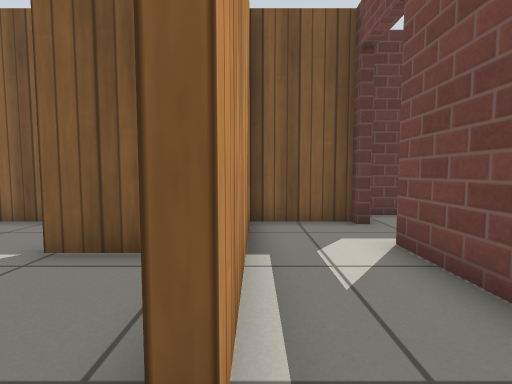
view 1 (above)

17 first-person views from a walk through a Gazebo world. The camera is 0.6 m above the floor, tilts 4° down and sees 85° across. The floor is counted in squares, 0.5 m on a side. Each view is taken from the middle of a square. On the plan, view 1 faces up. The plan holds only what a view shows up to about 12 squares ahead; the rest is blank. Gazebo's built-in surfaces are drawn with simple patterns.

view 2
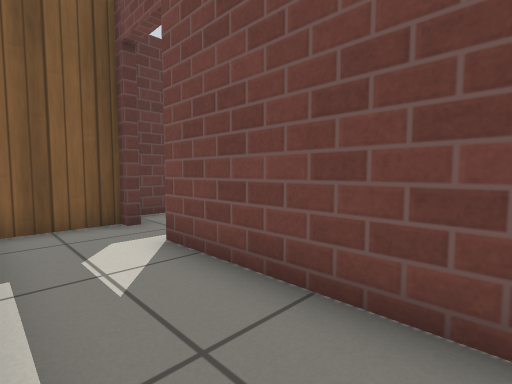

view 3
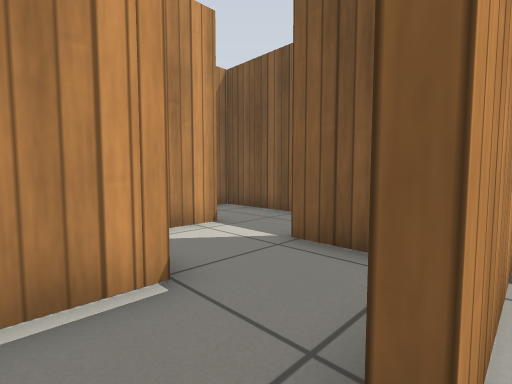

view 4
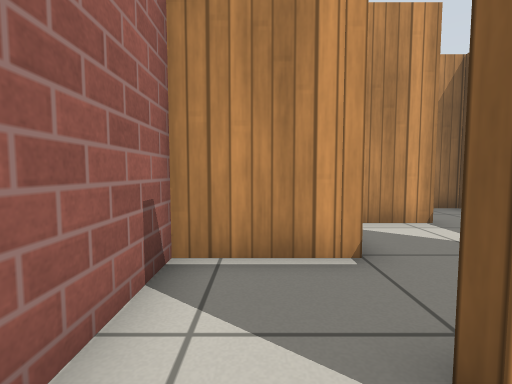

view 5
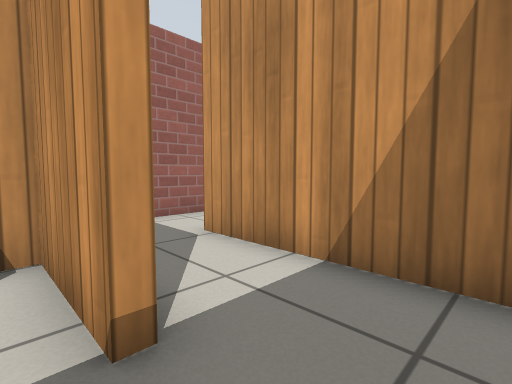

view 6
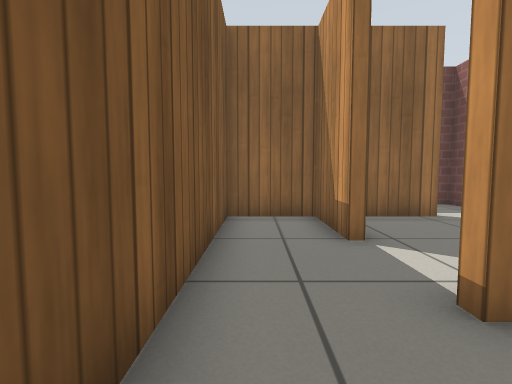

view 7
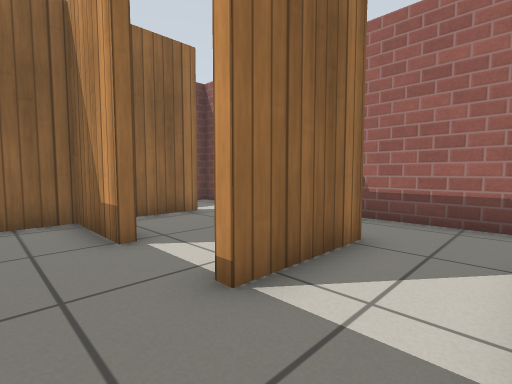

view 8
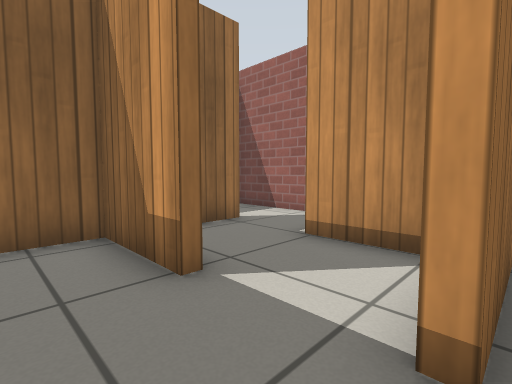

view 9
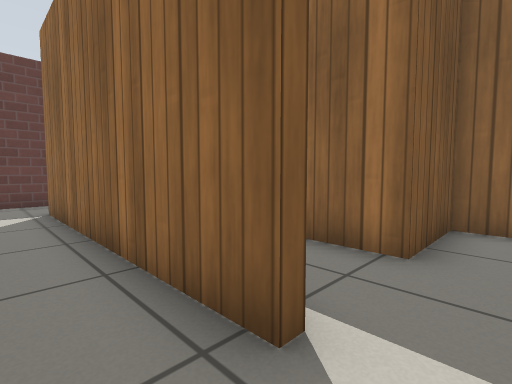

view 10
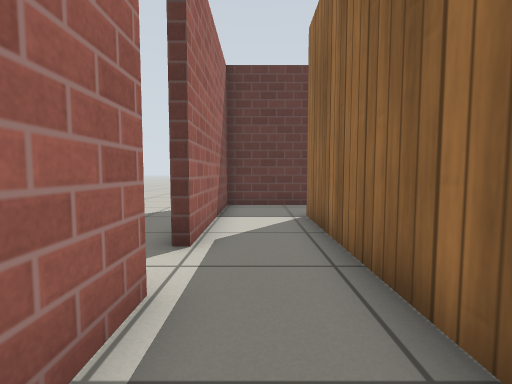

view 11
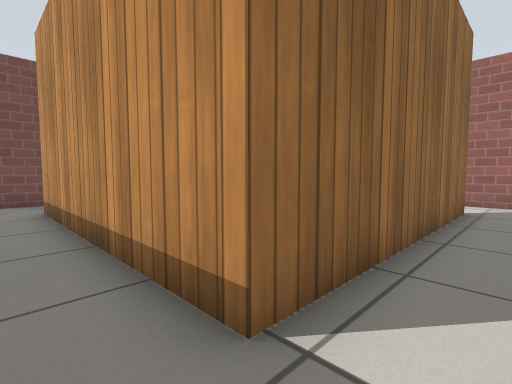

view 12
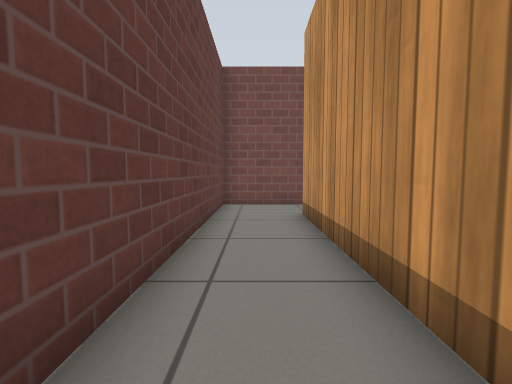

view 13
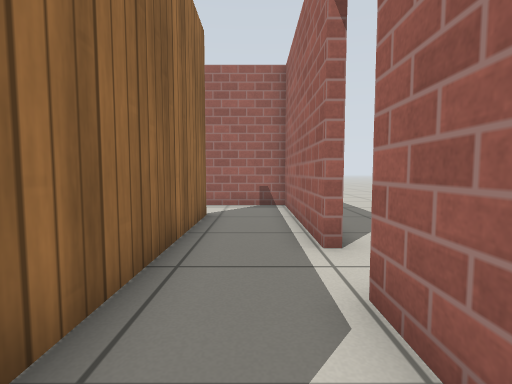

view 14
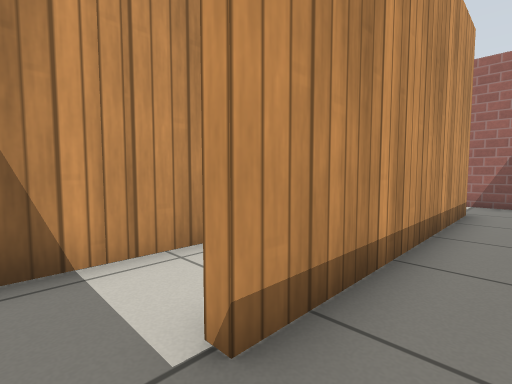

view 15
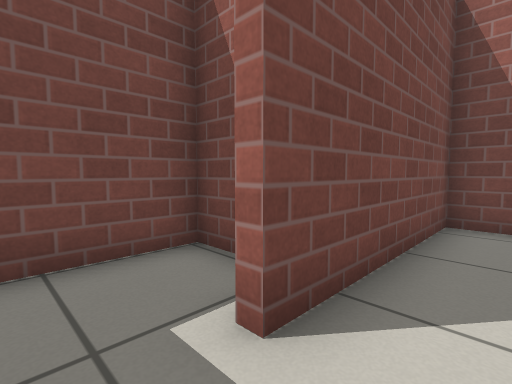

view 16
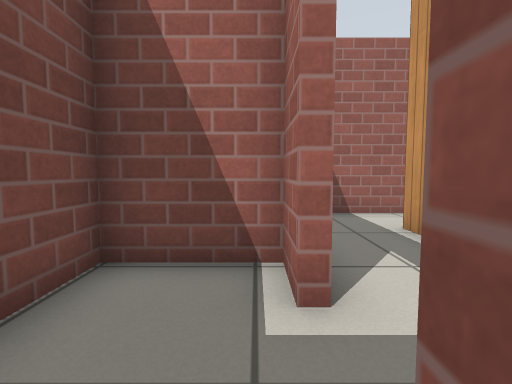

view 17
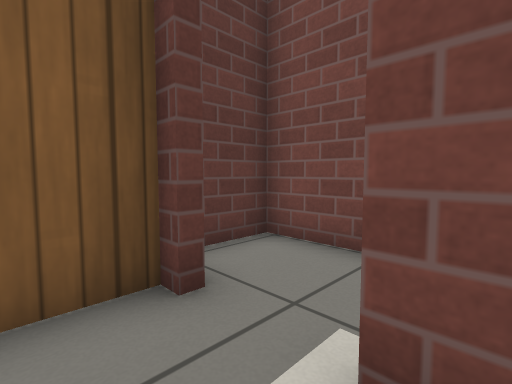

### Floor plan
Points are (right, up) in squares from view 1. A wall is a line through its corners. A room is listed if a view was taken in it or the views show most of it. See-through windows are left out.
Room 1 (views 1, 2, 3)
walls: (-0.5, 1) (-0.5, 3.1); (-2.8, 1.5) (-2.8, -1.2) (0.6, -1.2); (-1.6, 4.1) (-3.1, 4.1)
ways out: opening at (0, 0.5) to room 2; opening at (-3, 2.5) to room 7
Room 2 (views 4, 15, 17)
walls: (-0.1, 6.2) (-0.1, 1); (2.3, 6.4) (2.3, 6.8) (-0.2, 6.8); (0.6, -1.2) (2.3, -1.2) (2.3, 4.6)
ways out: opening at (0, 0.5) to room 1; open door at (2.5, 5.5) to room 6
Room 3 (view 5)
walls: (-3.1, 4.4) (-0.5, 4.4) (-0.5, 6.8) (-5.6, 6.8)
ways out: opening at (-6, 5.5) to room 4; opening at (-4.5, 4) to room 7
Room 4 (views 6, 7, 8)
walls: (-5.6, 6.8) (-8.3, 6.8) (-8.3, 1.1); (-8.4, -1.2) (-4.7, -1.2); (-3.1, 0.3) (-3.1, 1.1) (-5.8, 1.1) (-5.8, 4.2)
ways out: opening at (-6, 5.5) to room 3; opening at (-9, 0.5) to room 5
Room 5 (views 9, 10, 11, 12, 13, 14)
walls: (-11.1, 4.8) (-11.1, -1.2) (-8.4, -1.2); (2.3, 9.2) (2.3, 12.2) (-11.1, 12.2) (-11.1, 6.4); (-8.6, 1.1) (-8.6, 9.7) (0, 9.7)
ways out: opening at (-9, 0.5) to room 4; opening at (0.5, 9); open door at (-11, 5.5)
Room 6 (view 16)
walls: (2.6, 4.6) (2.6, 3.4) (5.1, 3.4) (5.1, 7.8) (3.1, 7.8)
ways out: open door at (2.5, 5.5) to room 2
Room 7 (no view inside)
walls: (-3.1, 4.1) (-3.1, 4.4); (-5.5, 4.2) (-5.5, 1.5) (-2.8, 1.5)
ways out: opening at (-3, 2.5) to room 1; opening at (-4.5, 4) to room 3

Positions as (right, up) in squares from view 1, and headings:
1: (0, 0), facing up
2: (0, 0), facing up-right
3: (0, 0), facing up-left
4: (1, 0), facing left
5: (-5, 6), facing down-left
6: (-8, 6), facing right
7: (-8, 6), facing down-right
8: (-6, 6), facing down-right
9: (-10, 0), facing up-right
10: (-10, 2), facing up
11: (-10, 11), facing down-right
12: (-8, 11), facing right
13: (-10, 9), facing down
14: (1, 11), facing down-left
15: (1, 6), facing down-right
16: (3, 7), facing down
17: (1, 4), facing up-right
